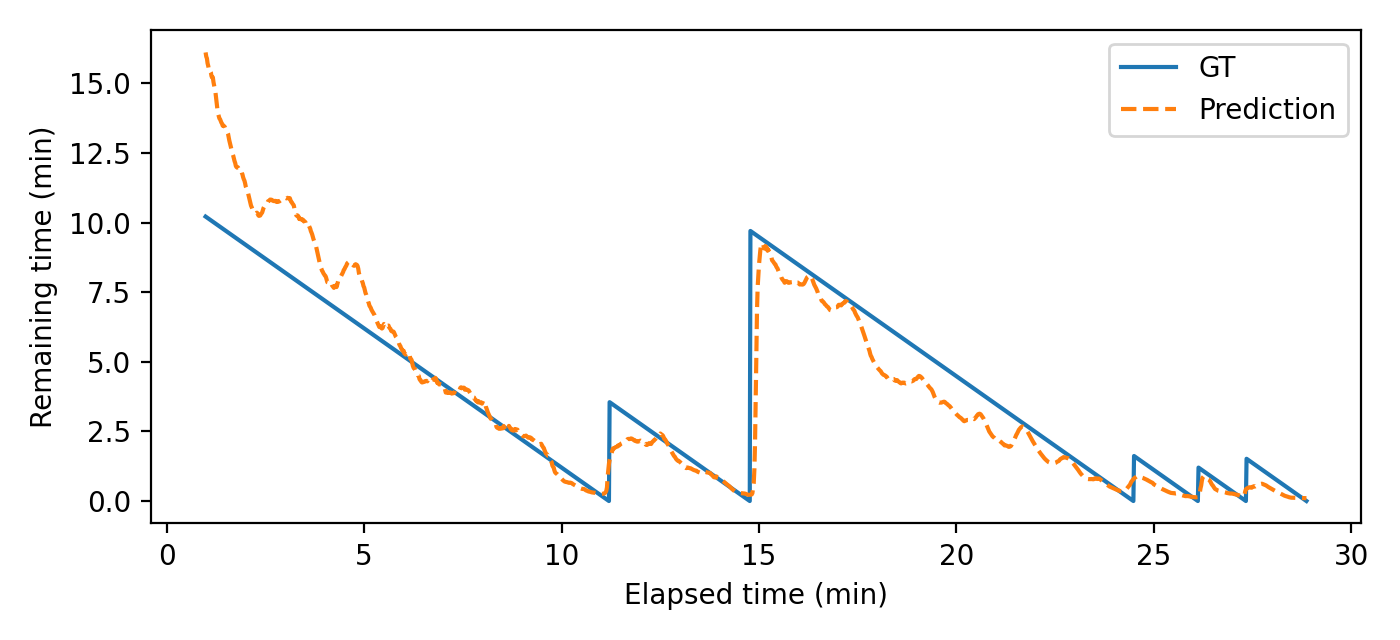

Recreate this plot in Python.
#!/usr/bin/env python3
"""
Plot Task A remaining-time curve (GT vs prediction) for a single video.

This script:
1) Loads a single video label NPZ containing 1fps targets.
2) Runs a sliding-window prediction using the feat_seq setup (FeatLSTMTime).
3) Plots GT vs predicted rt_current over elapsed time and saves a PNG.

Figure:
- x-axis: elapsed surgery time (seconds or minutes)
- y-axis: remaining time (seconds or minutes)
- curves: GT vs Prediction

Assumptions / Inputs
--------------------
- Label NPZ contains:
    - "T_1fps": number of 1fps frames
    - "rt_current": remaining time of current phase in seconds, shape (T,) or (T,1)
- Feature file corresponds to the same video at 1fps alignment and is compatible
  with TaskADataset(mode="feat_seq") (e.g., .npy of shape (T, Ffeat)).

Outputs
-------
- A PNG figure saved to --out_png.
"""

from __future__ import annotations

import argparse
from pathlib import Path
from typing import Tuple

import numpy as np
import torch
import torch.nn as nn
from torch.utils.data import DataLoader

import matplotlib.pyplot as plt

from datasets_taskA import TaskADataset
from models_taskA import FeatLSTMTime


@torch.no_grad()
def predict_one_video(
    npz_path: Path,
    feat_path: Path,
    ckpt_path: Path,
    device: torch.device,
    seq_len: int,
    time_feat: str,
    tnorm_div: float,
    batch_size: int,
) -> Tuple[np.ndarray, np.ndarray]:
    """
    Run sliding-window inference for one video and return prediction/GT arrays.

    Parameters
    ----------
    npz_path:
        Path to label NPZ for one video (e.g., xxx_labels.npz).
    feat_path:
        Path to cached feature file aligned to the same video at 1fps.
    ckpt_path:
        Path to trained model checkpoint (.pt).
        Supports either {"model": state_dict, ...} or a raw state_dict.
    device:
        Torch device ("cuda" or "cpu").
    seq_len:
        Sliding window length L. Predictions are produced for t >= L-1.
    time_feat:
        Time feature configuration string passed to TaskADataset.
    tnorm_div:
        Normalization divisor used for tnorm feature; must match training.
    batch_size:
        Batch size for inference.

    Returns
    -------
    pred:
        (N,) float32 predicted rt_current in seconds,
        aligned to times t = (seq_len-1) .. (T-1).
    gt:
        (N,) float32 ground-truth rt_current in seconds, same alignment.

    Notes
    -----
    - Model outputs rt_current in log1p space; conversion back to seconds uses expm1.
    - We clip the final seconds to be non-negative (remaining time cannot be < 0).
    """
    d = np.load(npz_path, allow_pickle=False)
    T = int(np.asarray(d["T_1fps"]).reshape(-1)[0])

    # Ground-truth remaining time in seconds
    gt_full = d["rt_current"].astype(np.float32).reshape(-1)[:T]

    # Dataset yields windows aligned to each time t
    ds = TaskADataset(
        npz_path=npz_path,
        mode="feat_seq",
        seq_len=seq_len,
        time_feat=time_feat,
        tnorm_div=tnorm_div,
        feat_path=feat_path,
    )

    pin = (device.type == "cuda")
    dl = DataLoader(ds, batch_size=batch_size, shuffle=False, num_workers=0, pin_memory=pin)

    # Infer input dims from one dataset sample (robust)
    feat_seq0, time_seq0, _, _ = ds[0]
    feat_dim = int(feat_seq0.shape[-1])
    time_dim = int(time_seq0.shape[-1])

    # Model definition MUST match training hyperparams used for the checkpoint
    model: nn.Module = FeatLSTMTime(
        feat_dim=feat_dim,
        time_dim=time_dim,
        hidden=128,
        layers=1,
        out_dim=15,
        dropout=0.4,
    )

    ckpt = torch.load(ckpt_path, map_location="cpu")
    state = ckpt["model"] if isinstance(ckpt, dict) and "model" in ckpt else ckpt
    model.load_state_dict(state, strict=True)
    model.to(device).eval()

    preds_log = []
    for batch in dl:
        feat_seq, time_seq, _, _ = batch  # (B,L,Ffeat), (B,L,Ft)
        feat_seq = feat_seq.to(device, non_blocking=pin)
        time_seq = time_seq.to(device, non_blocking=pin)

        yhat = model(feat_seq, time_seq)   # (B,15) in log1p space
        preds_log.append(yhat[:, 0].detach().cpu().numpy())  # rt_current channel

    pred_log = np.concatenate(preds_log, axis=0).astype(np.float32)

    # Convert log1p -> seconds, then clip in seconds domain (correct behavior)
    pred = np.expm1(pred_log).astype(np.float32)
    pred = np.clip(pred, 0.0, None)

    # Alignment: ds produces predictions for t = (seq_len-1) .. (T-1)
    t0 = seq_len - 1
    gt = gt_full[t0:T]
    pred = pred[: len(gt)]  # safety

    return pred, gt


def moving_average(y: np.ndarray, k: int) -> np.ndarray:
    """
    Centered moving average with edge padding (for visualization only).

    Parameters
    ----------
    y:
        Input 1D array.
    k:
        Window size. If k <= 1, returns y unchanged.

    Returns
    -------
    y_smooth:
        Smoothed 1D array with the same length as y.
    """
    if k <= 1:
        return y
    k = int(k)
    pad = k // 2
    ypad = np.pad(y, (pad, pad), mode="edge")
    w = np.ones(k, dtype=np.float32) / k
    return np.convolve(ypad, w, mode="valid").astype(np.float32)


def main():
    """
    CLI entry point.

    Steps:
      1) Parse args (paths + inference config)
      2) Run predict_one_video() to get (pred, gt)
      3) Optionally smooth for visualization
      4) Build x-axis in seconds (or minutes) aligned to t0=seq_len-1
      5) Plot and save to --out_png
    """
    ap = argparse.ArgumentParser()
    ap.add_argument("--npz", type=Path, required=True, help="labels npz for one video (e.g., xxx_labels.npz)")
    ap.add_argument("--feat", type=Path, required=True, help="feature file for the same video (as TaskADataset expects)")
    ap.add_argument("--ckpt", type=Path, required=True, help="model checkpoint (.pt)")
    ap.add_argument("--out_png", type=Path, required=True, help="output figure path (.png)")
    ap.add_argument("--seq_len", type=int, default=60)
    ap.add_argument("--time_feat", type=str, default="u_u2_tnorm")
    ap.add_argument("--tnorm_div", type=float, default=6000.0, help="normalization divisor used during training")
    ap.add_argument("--batch_size", type=int, default=256)
    ap.add_argument("--minutes", action="store_true", help="plot in minutes instead of seconds")
    ap.add_argument("--smooth_k", type=int, default=1, help="optional moving average window (e.g., 11). 1 disables.")
    args = ap.parse_args()

    device = torch.device("cuda" if torch.cuda.is_available() else "cpu")

    pred, gt = predict_one_video(
        npz_path=args.npz,
        feat_path=args.feat,
        ckpt_path=args.ckpt,
        device=device,
        seq_len=args.seq_len,
        time_feat=args.time_feat,
        tnorm_div=args.tnorm_div,
        batch_size=args.batch_size,
    )

    # Optional smoothing for visualization
    if args.smooth_k > 1:
        pred_plot = moving_average(pred, args.smooth_k)
        gt_plot = moving_average(gt, args.smooth_k)
    else:
        pred_plot, gt_plot = pred, gt

    # x-axis aligned to real elapsed time (starts at t0 = seq_len-1)
    t0 = args.seq_len - 1
    N = min(len(gt_plot), len(pred_plot))
    gt_plot = gt_plot[:N]
    pred_plot = pred_plot[:N]
    x = (np.arange(N, dtype=np.float32) + t0)  # seconds at 1fps

    # Unit conversion
    if args.minutes:
        x = x / 60.0
        pred_plot = pred_plot / 60.0
        gt_plot = gt_plot / 60.0
        xlabel = "Elapsed time (min)"
        ylabel = "Remaining time (min)"
    else:
        xlabel = "Elapsed time (s)"
        ylabel = "Remaining time (s)"

    plt.figure(figsize=(7.0, 3.2))
    plt.plot(x, gt_plot, label="GT")
    plt.plot(x, pred_plot, label="Prediction", linestyle="--")
    plt.xlabel(xlabel)
    plt.ylabel(ylabel)
    plt.legend()
    plt.tight_layout()

    args.out_png.parent.mkdir(parents=True, exist_ok=True)
    plt.savefig(args.out_png, dpi=200)
    plt.close()
    print(f"[OK] saved: {args.out_png}")


if __name__ == "__main__":
    main()
